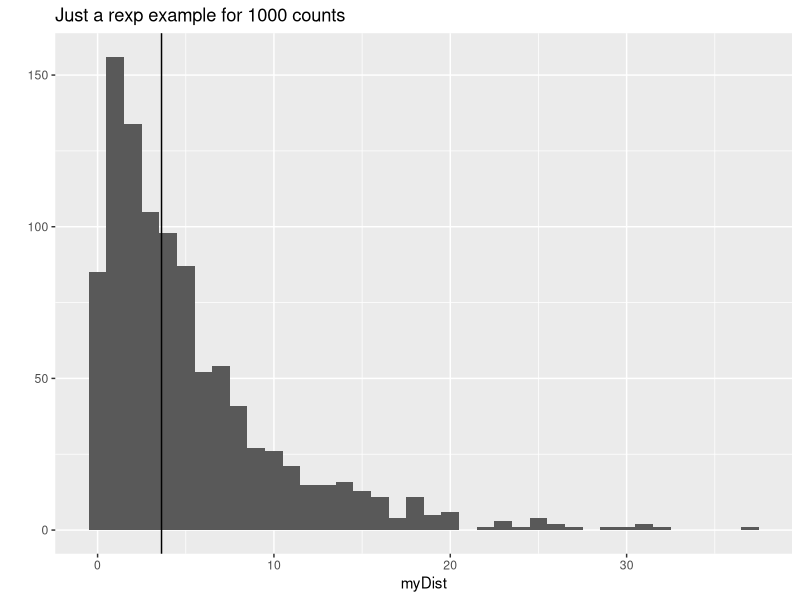
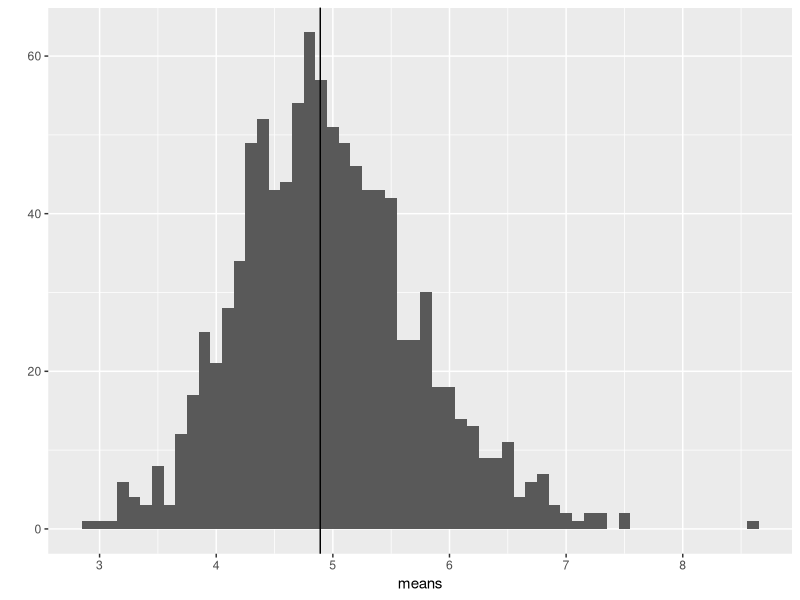
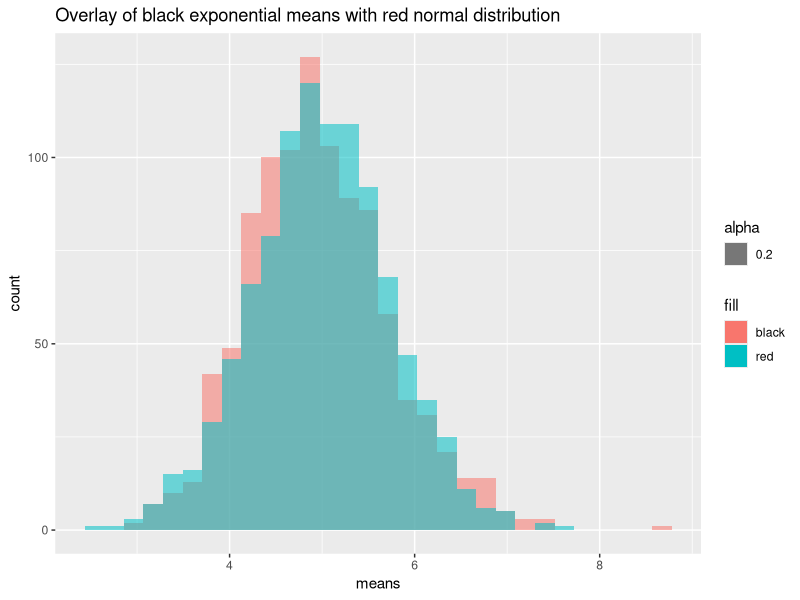

These figures' R source, in order:
## ---- chunk 1
knitr::opts_chunk$set(echo = TRUE)
## ---- chunk 2
library(ggplot2)
set.seed(10101)

#Since this rexp thing is probably random, I will save it
myDist <- rexp(1000,.2)
head(myDist)
summary(myDist)
#There were warnings asking to set binwidth, so I did it.
qplot(myDist, binwidth=1)+geom_vline(xintercept = median(myDist)) +
  ggtitle('Just a rexp example for 1000 counts')

## ---- chunk 3
samples <-1000
n <- 40
lambda <- 0.2
dataSet <-matrix(data=rexp(n * samples, lambda), nrow=samples)
## ---- chunk 4
means <- apply(dataSet, 1, mean)
summary(means)

#Let's plot them too!
g<-qplot(means, binwidth=.1)+geom_vline(xintercept = median(means))
g
## ---- chunk 5
1/lambda
## ---- chunk 6
theo_sd <- (1/lambda)/sqrt(n)
theo_sd

theo_var <- theo_sd^2
theo_var

prac_sd <- sd(means)
prac_sd
prac_var <- var(means)
prac_var
## ---- chunk 7
line <- rnorm(1000,5,0.7905694)
df <- data.frame(means=means,line=line)
ggplot(df, aes(means)) + 
  geom_histogram(aes(means, bindwidth=.1, fill = "black",alpha = 0.2)) + 
  geom_histogram(aes(line, bindwidth=.1, fill = "red", alpha = 0.2)) +
  ggtitle('Overlay of black exponential means with red normal distribution')
